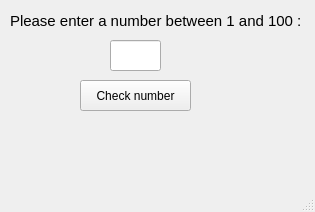
<?xml version="1.0" encoding="UTF-8"?>
<ui version="4.0">
 <class>MainWindow</class>
 <widget class="QMainWindow" name="MainWindow">
  <property name="geometry">
   <rect>
    <x>0</x>
    <y>0</y>
    <width>315</width>
    <height>212</height>
   </rect>
  </property>
  <property name="windowTitle">
   <string>MainWindow</string>
  </property>
  <widget class="QWidget" name="centralwidget">
   <widget class="QLabel" name="label">
    <property name="geometry">
     <rect>
      <x>10</x>
      <y>10</y>
      <width>291</width>
      <height>21</height>
     </rect>
    </property>
    <property name="font">
     <font>
      <pointsize>11</pointsize>
     </font>
    </property>
    <property name="text">
     <string>Please enter a number between 1 and 100 :</string>
    </property>
   </widget>
   <widget class="QLineEdit" name="text_box">
    <property name="geometry">
     <rect>
      <x>110</x>
      <y>40</y>
      <width>51</width>
      <height>31</height>
     </rect>
    </property>
    <property name="font">
     <font>
      <pointsize>15</pointsize>
     </font>
    </property>
    <property name="text">
     <string/>
    </property>
   </widget>
   <widget class="QPushButton" name="btn_check">
    <property name="geometry">
     <rect>
      <x>80</x>
      <y>80</y>
      <width>111</width>
      <height>31</height>
     </rect>
    </property>
    <property name="text">
     <string>Check number</string>
    </property>
   </widget>
   <widget class="QLabel" name="label_2">
    <property name="geometry">
     <rect>
      <x>80</x>
      <y>120</y>
      <width>171</width>
      <height>41</height>
     </rect>
    </property>
    <property name="font">
     <font>
      <pointsize>15</pointsize>
      <bold>true</bold>
     </font>
    </property>
    <property name="text">
     <string/>
    </property>
   </widget>
  </widget>
  <widget class="QMenuBar" name="menubar">
   <property name="geometry">
    <rect>
     <x>0</x>
     <y>0</y>
     <width>315</width>
     <height>22</height>
    </rect>
   </property>
  </widget>
  <widget class="QStatusBar" name="statusbar"/>
 </widget>
 <resources/>
 <connections/>
</ui>
